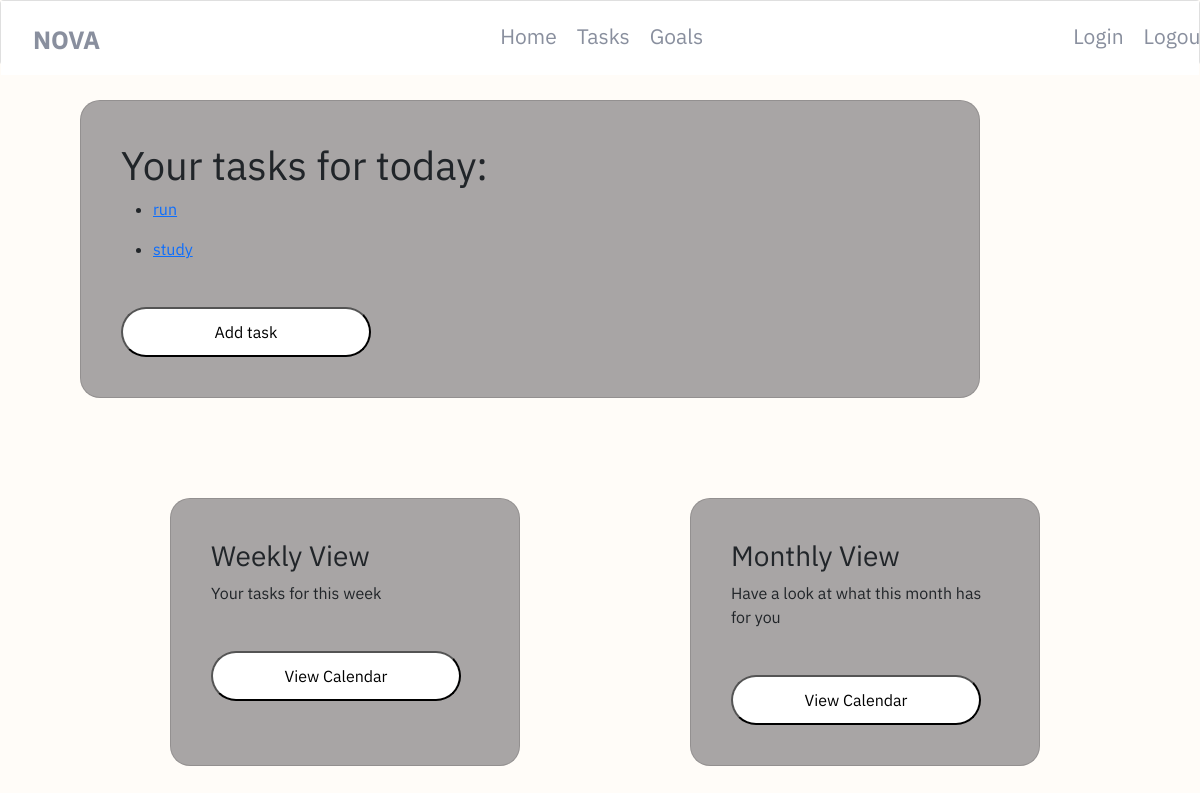
The page /tasks/ (signed in) on the database as committed earlier.
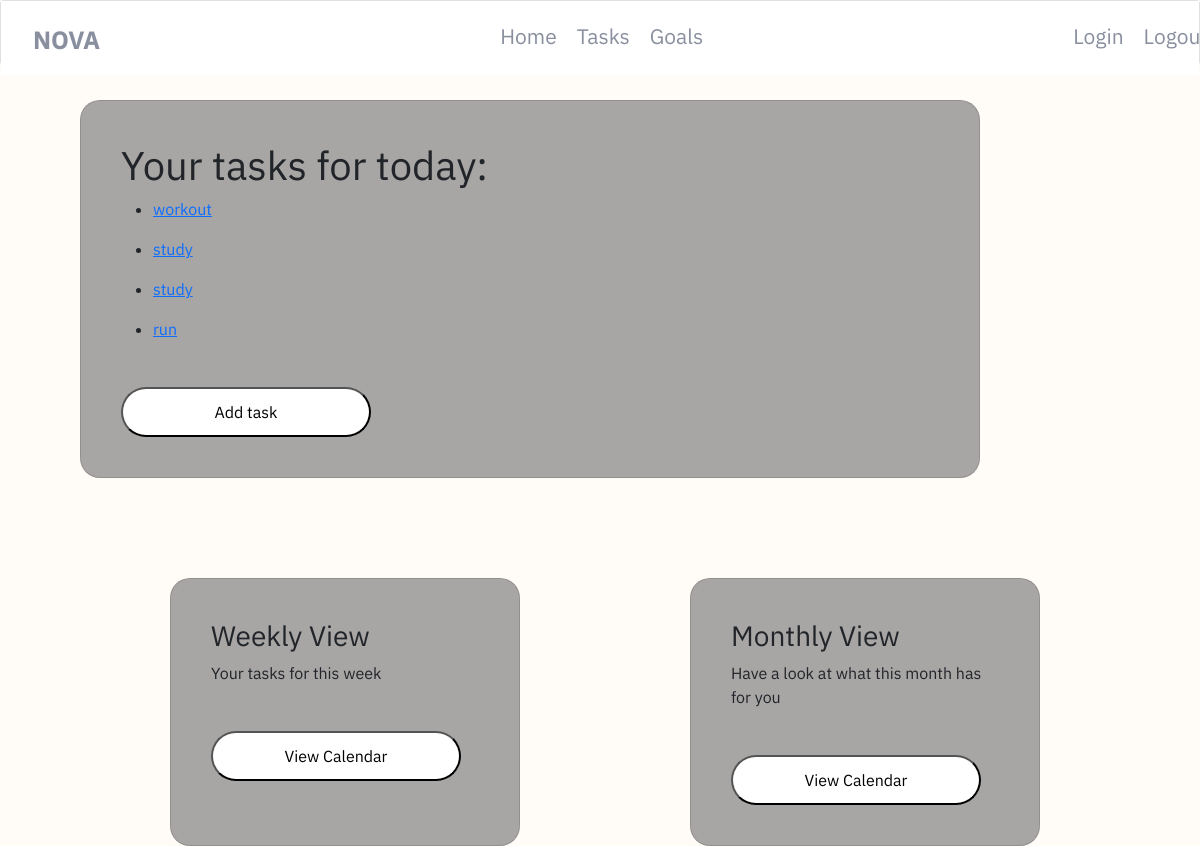
The same page on the database as committed later.
### taskmanagement_app/models.py (models this page shows)
class Tasks(models.Model):
    title = models.CharField(max_length=200)
    date_assigned = models.DateField(auto_now_add=True)
    deadline = models.DateField()
    description = models.TextField(max_length=200)
    owner = models.ForeignKey(User, on_delete=models.CASCADE)
    class Meta:
        verbose_name_plural = 'Tasks'
    def __str__(self):
        return self.title

### taskmanagement_app/views.py (the view)
# urls.py: path('tasks/', views.tasks, name='tasks'),
@login_required
def tasks(request):
    tasks = Tasks.objects.filter(owner=request.user).order_by('deadline')
    context = {'tasks' : tasks}
    return render(request,'taskmanagement_app/tasks.html', context)

### taskmanagement_app/templates/taskmanagement_app/tasks.html
{% extends 'taskmanagement_app/base.html' %}
{% block content %}
    <div class="card" id="card1">
      <h1>Your tasks for today:</h1>
      {% for task in tasks %}
        <ul>
            <li><a href="{% url 'taskmanagement_app:task' task.id%}">{{task}}</a></li>
        </ul>
      {% empty %}
        <p>No tasks have been added to your account yet.</p>
      {% endfor %}
        <button class="button" id="add-task-button"><a href="{% url 'taskmanagement_app:addtask' %}">Add task</a></button>
    </div>
    <div style="display: flex; flex-direction: row;">
      <div class="card" id="calendar-view">
        <h3>Weekly View</h3>
        <p>Your tasks for this week</p>
        <button class="button" id="view-calendar"><a href="{% url 'taskmanagement_app:calendarview' %}">View Calendar</a></button>
       </div>
      <div class="card" id="calendar-view">
        <h3>Monthly View</h3>
        <p>Have a look at what this month has for you</p>
        <button class="button" id="view-calendar"><a href="{% url 'taskmanagement_app:calendarview' %}">View Calendar</a></button>
      </div>
    </div>
{% endblock content %}

Rows that differ between the two databases and show on the page:
added Tasks: title "workout"
added Tasks: title "study"
shown differently, row unchanged: Tasks (number 3 of 4 on the later page): moves up the list
